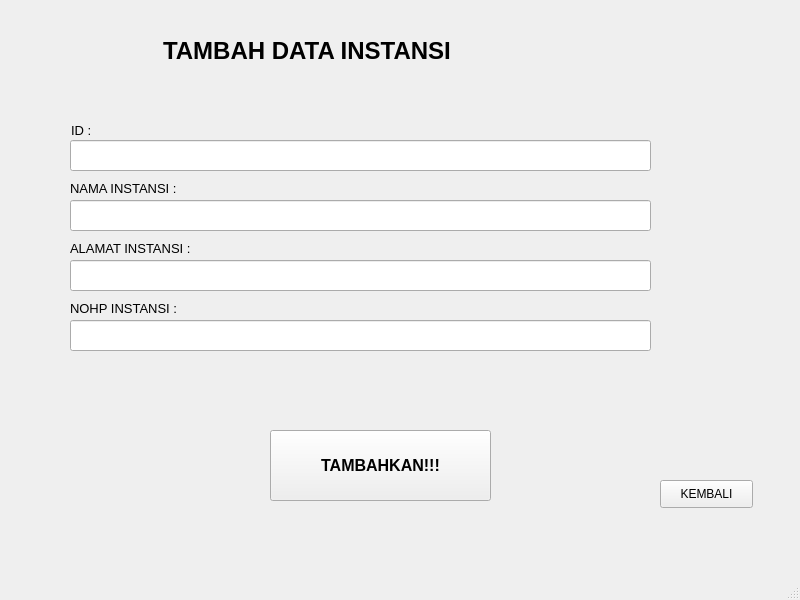
<?xml version="1.0" encoding="UTF-8"?>
<ui version="4.0">
 <class>MainWindow</class>
 <widget class="QMainWindow" name="MainWindow">
  <property name="geometry">
   <rect>
    <x>0</x>
    <y>0</y>
    <width>800</width>
    <height>600</height>
   </rect>
  </property>
  <property name="windowTitle">
   <string>MainWindow</string>
  </property>
  <widget class="QWidget" name="centralwidget">
   <widget class="QLabel" name="label_3">
    <property name="geometry">
     <rect>
      <x>70</x>
      <y>180</y>
      <width>161</width>
      <height>16</height>
     </rect>
    </property>
    <property name="font">
     <font>
      <pointsize>10</pointsize>
     </font>
    </property>
    <property name="text">
     <string>NAMA INSTANSI :</string>
    </property>
   </widget>
   <widget class="QLabel" name="label_4">
    <property name="geometry">
     <rect>
      <x>70</x>
      <y>240</y>
      <width>161</width>
      <height>16</height>
     </rect>
    </property>
    <property name="font">
     <font>
      <pointsize>10</pointsize>
     </font>
    </property>
    <property name="text">
     <string>ALAMAT INSTANSI :</string>
    </property>
   </widget>
   <widget class="QLabel" name="label_5">
    <property name="geometry">
     <rect>
      <x>70</x>
      <y>300</y>
      <width>211</width>
      <height>16</height>
     </rect>
    </property>
    <property name="font">
     <font>
      <pointsize>10</pointsize>
     </font>
    </property>
    <property name="text">
     <string>NOHP INSTANSI :</string>
    </property>
   </widget>
   <widget class="QLineEdit" name="lineEdit_nim">
    <property name="geometry">
     <rect>
      <x>70</x>
      <y>140</y>
      <width>581</width>
      <height>31</height>
     </rect>
    </property>
    <property name="font">
     <font>
      <pointsize>10</pointsize>
     </font>
    </property>
   </widget>
   <widget class="QLineEdit" name="lineEdit_nama">
    <property name="geometry">
     <rect>
      <x>70</x>
      <y>200</y>
      <width>581</width>
      <height>31</height>
     </rect>
    </property>
    <property name="font">
     <font>
      <pointsize>10</pointsize>
     </font>
    </property>
   </widget>
   <widget class="QLineEdit" name="lineEdit_kelas">
    <property name="geometry">
     <rect>
      <x>70</x>
      <y>260</y>
      <width>581</width>
      <height>31</height>
     </rect>
    </property>
    <property name="font">
     <font>
      <pointsize>10</pointsize>
     </font>
    </property>
   </widget>
   <widget class="QLineEdit" name="lineEdit_nohp">
    <property name="geometry">
     <rect>
      <x>70</x>
      <y>320</y>
      <width>581</width>
      <height>31</height>
     </rect>
    </property>
    <property name="font">
     <font>
      <pointsize>10</pointsize>
     </font>
    </property>
   </widget>
   <widget class="QPushButton" name="btn_tambah">
    <property name="geometry">
     <rect>
      <x>270</x>
      <y>430</y>
      <width>221</width>
      <height>71</height>
     </rect>
    </property>
    <property name="font">
     <font>
      <pointsize>12</pointsize>
      <weight>75</weight>
      <bold>true</bold>
     </font>
    </property>
    <property name="text">
     <string>TAMBAHKAN!!!</string>
    </property>
   </widget>
   <widget class="QLabel" name="label_7">
    <property name="geometry">
     <rect>
      <x>163</x>
      <y>35</y>
      <width>411</width>
      <height>31</height>
     </rect>
    </property>
    <property name="font">
     <font>
      <pointsize>18</pointsize>
      <weight>75</weight>
      <bold>true</bold>
     </font>
    </property>
    <property name="text">
     <string>TAMBAH DATA INSTANSI</string>
    </property>
   </widget>
   <widget class="QLabel" name="label_8">
    <property name="geometry">
     <rect>
      <x>71</x>
      <y>122</y>
      <width>81</width>
      <height>16</height>
     </rect>
    </property>
    <property name="font">
     <font>
      <pointsize>10</pointsize>
     </font>
    </property>
    <property name="text">
     <string>ID :</string>
    </property>
   </widget>
   <widget class="QPushButton" name="btn_kembali">
    <property name="geometry">
     <rect>
      <x>660</x>
      <y>480</y>
      <width>93</width>
      <height>28</height>
     </rect>
    </property>
    <property name="text">
     <string>KEMBALI</string>
    </property>
   </widget>
  </widget>
  <widget class="QMenuBar" name="menubar">
   <property name="geometry">
    <rect>
     <x>0</x>
     <y>0</y>
     <width>800</width>
     <height>26</height>
    </rect>
   </property>
  </widget>
  <widget class="QStatusBar" name="statusbar"/>
 </widget>
 <resources/>
 <connections/>
</ui>
